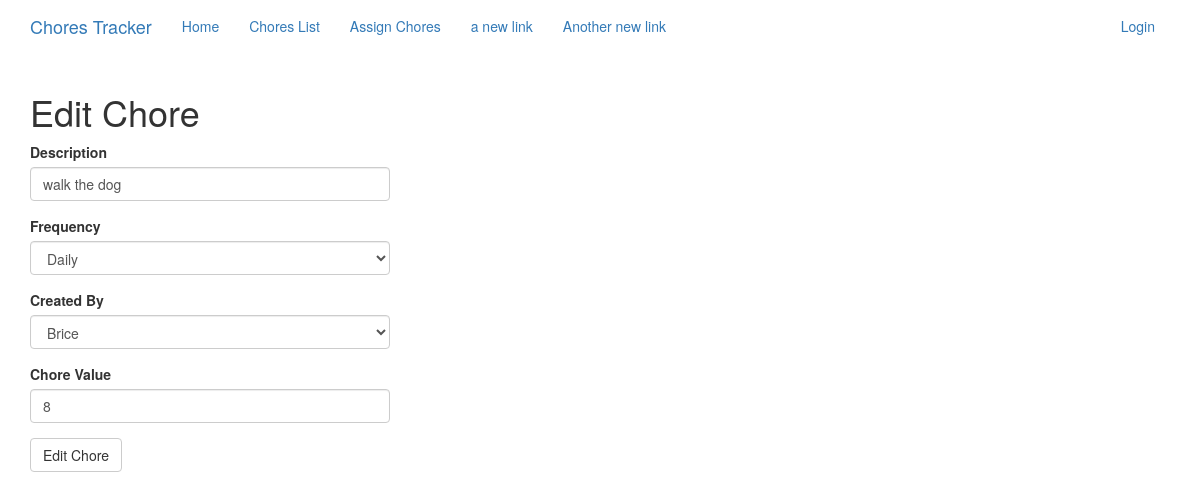
The app's page /chore/8/edit with its own data.
### app/models.py (models this page shows, shortened)
class ChoreList(db.Model):
    id = db.Column(db.Integer, primary_key=True)
    description = db.Column(db.String(128))
    occurrence = db.Column(db.String(10))  # Daily, Weekly, Monthly, One_Off
    timestamp = db.Column(db.DateTime, index=True, default=datetime.utcnow)
    created_by_id = db.Column(db.Integer, db.ForeignKey('user.id'))
    value = db.Column(db.Integer)

### app/routes.py (the view, shortened to what this page needs)
@app.route('/chore/<id>/edit', methods=['GET', 'POST'])
def chore_edit(id=None):
    chore = ChoreList.query.filter_by(id=id).first()
    form = EditChoreForm(obj=chore)
    print(form.errors)
    return render_template('edit_chore.html', title='Edit Chore', form=form)

### app/forms.py
class EditChoreForm(FlaskForm):
    description = StringField('Description', validators=[DataRequired()])
    occurrence = SelectField('Frequency', validators=[DataRequired()], choices=['Daily', 'Weekly', 'Monthly'])
    created_by = QuerySelectField(query_factory=user_parent_query,  validators=[DataRequired()],
                                  get_label='username')
    value = IntegerField('Chore Value', validators=[DataRequired(), NumberRange(0, 50, "Number between 0 and 50")])
    submit = SubmitField('Edit Chore')

### app/forms.py (called while the page is built)
def user_parent_query():
    return User.query.filter_by(user_type='Parent')

### app/models.py (called while the page is built)
    def __repr__(self):
        return '<user {}>'.format(self.username)

### app/templates/edit_chore.html
{% extends 'base.html' %}
{% import 'bootstrap/wtf.html' as wtf %}
{% block app_content %}
    <h1>Edit Chore</h1>
    <div class="row">
        <div class="col-md-4">
            {{ wtf.quick_form(form) }}
        </div>
    </div>
{% endblock %}

### records on screen
ChoreList: description "walk the dog", occurrence "Daily", created_by "Brice", value "8"
